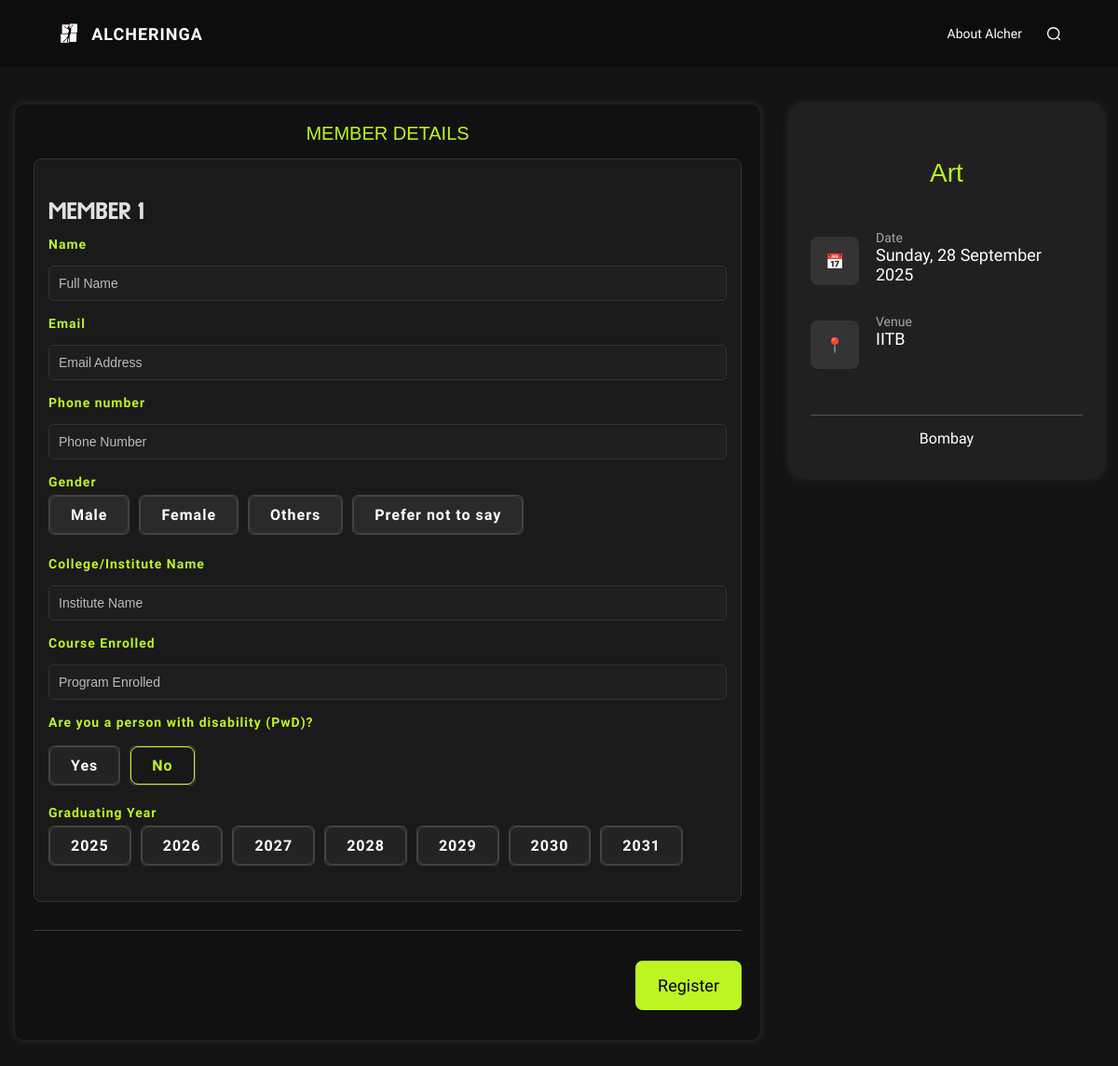
Page /competitions/Bombay/Art/register on the committed database.
### core/models.py (models this page shows, shortened)
class Event(models.Model):
    EVENT_TYPE_CHOICES = [
        ('solo', 'Solo'),
        ('team', 'Team'),
    ]
    name = models.CharField(max_length=200)
    event_type = models.CharField(max_length=10, choices=EVENT_TYPE_CHOICES, default='solo')
    min_participants = models.PositiveIntegerField(null=True, blank=True)
    max_participants = models.PositiveIntegerField(null=True, blank=True)
    description = models.TextField(default= "none")
    deadline = models.DateField(null=True, blank=True)
    event_date = models.DateField(null=True, blank=True)
    city = models.ForeignKey(City, on_delete=models.CASCADE, related_name='event_set', null=True, blank=True)
    image = models.ImageField(
        upload_to="image_uploads/event_pic/", default='ropar.png',null=True, blank=True,help_text="Upload an image representing this event"
    )

class City(models.Model):
    name = models.CharField(max_length=100, unique=True)
    events = models.ManyToManyField('Event', related_name='cities')
    venue = models.CharField(max_length=100, default="None")
    time = models.DateField(null=True, blank=True)
    guidelines = models.TextField(default="None")
    image = models.ImageField(
        upload_to="image_uploads/city_pic/", default='ropar.png')
    state = models.CharField(max_length=100,default='None')

### core/views.py (the view)
# urls.py: path('competitions/<str:city_name>/<str:event_name>/register', views.registrationpage, name='registrationpage'),
def registrationpage(request, city_name, event_name):
    city = get_object_or_404(City, name=city_name)
    event = get_object_or_404(Event, name=event_name)
    MemberFormSet = modelformset_factory(
        TeamMember,
        form=MemberForm,
        extra=0
    )  # Use custom form to ensure radio gender without blank option
    team_name_form = None
    team_form = None
    member_formset = None
    form = None
    if request.method == 'POST':
        if event.event_type == 'team':
            team_name_form = TeamName(request.POST)
            team_form = RegistrationForm(request.POST)
            member_formset = MemberFormSet(request.POST, prefix='members')
            print(member_formset)
            if team_name_form.is_valid() and team_form.is_valid() and member_formset.is_valid():
                team_head = team_form.save(commit=False)
                team_head.event = event
                team_head.city = city
                team_head.save()
                team_name = team_name_form.save(commit=False)
                team_name.head = team_head
                team_name.save()
                for formset_form in member_formset:
                    if formset_form.cleaned_data:
                        member = formset_form.save(commit=False)
                        member.head = team_head
                        member.team = team_name
                        member.save()
                send_mail(
                    subject='Team Registration Successful',
                    message=f'Hello {team_head.name},\n\nYou have successfully registered your team for the event "{event.name}" in {city.name}.\n\nThank you for registering!',
                    from_email=settings.EMAIL_HOST_USER,
                    recipient_list=[team_head.email],
                    fail_silently=False,
                )
                return render(request, 'core/thank_you.html')
        else:
            form = RegistrationForm(request.POST)
            if form.is_valid():
                registration = form.save(commit=False)
                registration.event = event
                registration.city = city
                registration.save()
                send_mail(
                    subject='Registration Successful',
                    message=f'Hello {registration.name},\n\nYou have successfully registered for the event "{event.name}" in {city.name}.\n\nThank you for registering!',
                    from_email=settings.EMAIL_HOST_USER,
                    recipient_list=[registration.email],
                    fail_silently=False,
                )
                return render(request, 'core/thank_you.html')
    else:
        if event.event_type == 'team':
            team_name_form = TeamName()
            team_form = RegistrationForm()
            member_formset = MemberFormSet(queryset=TeamMember.objects.none(), prefix='members')
        else:
            form = RegistrationForm()
    return render(request, 'core/register_form.html', {
        'form': form,
        'team_form': team_form,
        'team_name_form': team_name_form,
        'event': event,
        'city': city,
        'member_formset': member_formset,
        'min_participants': event.min_participants,
        'max_participants': event.max_participants,
    })

### templates/core/register_form.html (shortened to what this page needs)
{% load static %}
<!DOCTYPE html>
<html lang="en">
<head>
  <link rel="stylesheet" type="text/css" href="{% static 'core/styles.css' %}">
  <link rel="stylesheet" type="text/css" href="{% static 'core/style.css' %}">
  <link rel="stylesheet" href="{% static 'core/landing/landing.css' %}">
  <link rel="stylesheet" href="{% static 'core/landing/cfa.css' %}" />
  <link rel="stylesheet" href="https://cdn.jsdelivr.net/npm/toastify-js/src/toastify.min.css">
  <link rel="stylesheet" type="text/css" href="{% static 'core/register.css' %}">
</head>
<body>
<header class="navbar">
  <div class="navbar-header">
    <div class="navbar-left">
      <img src="{% static 'core/landing/logo.png' %}" class="logo" alt="Logo" />
      <span>ALCHERINGA</span>
    </div>
  </div>
  <div class="navbar-right" id="nav-menu">
    <a href="#about">About Alcher</a>
    <img src="{% static 'core/landing/search.svg' %}" class="search-icon" alt="Search" />
  </div>
</header>
<div class="page-wrap">
  <main>
    <form method="post" action="{% url 'registrationpage' city.name event.name %}" novalidate>
      <div class="card">
        <h2 class="section-title">Member Details</h2>
        <div class="member-card">
          <h3 class="member-heading">Member 1</h3>
          <div class="field">
            <label>Name</label>
            {% if event.event_type == 'team' %}
              {{ team_form.name }}
            {% else %}
              {{ form.name }}
            {% endif %}
          </div>
          <div class="field"><label>Email</label>
            {% if event.event_type == 'team' %}
              {{ team_form.email.as_widget }}
            {% else %}
              {{ form.email.as_widget }}
            {% endif %}
          </div>
          <div class="field"><label>Phone number</label>
            {% if event.event_type == 'team' %}
              {{ team_form.phone_no.as_widget }}
            {% else %}
              {{ form.phone_no.as_widget }}
            {% endif %}
          </div>
          <div class="field gender">
            <label>Gender</label>
            <div class="gender-group">
              {% if event.event_type == 'team' %}
                {% for radio in team_form.gender %}
                  <label class="gender-box">{{ radio.tag }} <span>{{ radio.choice_label }}</span></label>
                {% endfor %}
              {% else %}
                {% for radio in form.gender %}
                  <label class="gender-box">{{ radio.tag }} <span>{{ radio.choice_label }}</span></label>
                {% endfor %}
              {% endif %}
            </div>
          </div>
          <div class="field"><label>College/Institute Name</label>
            {% if event.event_type == 'team' %}
              {{ team_form.institute_name.as_widget }}
            {% else %}
              {{ form.institute_name.as_widget }}
            {% endif %}
          </div>
          <div class="field"><label>Course Enrolled</label>
            {% if event.event_type == 'team' %}
              {{ team_form.program_enrolled.as_widget }}
            {% else %}
              {{ form.program_enrolled.as_widget }}
            {% endif %}
          </div>
          <div class="field disability">
            <label>Are you a person with disability (PwD)?</label>
            <div class="disability-group">
              {% if event.event_type == 'team' %}
                {% for radio in team_form.is_disabled %}
                  <label class="disability-box">{{ radio.tag }} <span>{{ radio.choice_label }}</span></label>
                {% endfor %}
              {% else %}
                {% for radio in form.is_disabled %}
                  <label class="disability-box">{{ radio.tag }} <span>{{ radio.choice_label }}</span></label>
                {% endfor %}
              {% endif %}
            </div>
          </div>
          <div class="field year">
            <label>Graduating Year</label>
            <div class="year-group">
              {% if event.event_type == 'team' %}
                {% for radio in team_form.year_of_passing %}
                  <label class="year-box">{{ radio.tag }} <span>{{ radio.choice_label }}</span></label>
                {% endfor %}
              {% else %}
                {% for radio in form.year_of_passing %}
                  <label class="year-box">{{ radio.tag }} <span>{{ radio.choice_label }}</span></label>
                {% endfor %}
              {% endif %}
            </div>
          </div>
        </div>
        {% if event.event_type == 'team' %}
          {{ member_formset.management_form }}
          <div id="members-container">
            {% for mform in member_formset %}
            <div class="member-card" data-member-index="{{ forloop.counter }}">
              <div class="member-header">
                <h3>Member {{ forloop.counter|add:1 }}</h3>
                <button type="button" class="remove-member-btn" data-remove>
                  <i class="fas fa-trash"></i> Remove
                </button>
              </div>
              <div class="field"><label>Name</label> {{ mform.name}}</div>
              <div class="field"><label>Email</label> {{ mform.email }}</div>
              <div class="field"><label>Phone number</label> {{ mform.phone_no }}</div>
              <div class="field gender">
                <label>Gender</label>
                <div class="gender-group">
                  {% for radio in mform.gender %}
                  <label class="gender-box">{{ radio.tag }} <span>{{ radio.choice_label }}</span></label>
                  {% endfor %}
                </div>
              </div>
              <div class="field"><label>College/Institute Name</label> {{ mform.institute_name}}</div>
              <div class="field"><label>Course Enrolled</label> {{ mform.program_enrolled }}</div>
              <div class="field disability">
                <label>PwD</label>
                <div class="disability-group">
                  {% for radio in mform.is_disabled %}
                  <label class="disability-box">{{ radio.tag }} <span>{{ radio.choice_label }}</span></label>
                  {% endfor %}
                </div>
              </div>
              <div class="field year">
                <label>Graduating Year</label>
                <div class="year-group">
                  {% for radio in mform.year_of_passing %}
                  <label class="year-box">{{ radio.tag }} <span>{{ radio.choice_label }}</span></label>
                  {% endfor %}
                </div>
              </div>
            </div>
            {% endfor %}
          </div>
          <template id="empty-member-template">
            <div class="member-card" data-member-index="__NUM__">
              <div class="member-header">
                <h3>MEMBER __NUM__</h3>
                <button type="button" class="remove-member-btn" data-remove>
                  <i class="fas fa-trash"></i> Remove
                </button>
              </div>
              <div class="field"><label>Name</label> {{ member_formset.empty_form.name|safe }}</div>
              <div class="field"><label>Email</label> {{ member_formset.empty_form.email|safe }}</div>
              <div class="field"><label>Phone number</label> {{ member_formset.empty_form.phone_no|safe }}</div>
              <div class="field gender">
                <label>Gender</label>
                <div class="gender-group">
                  {% for radio in member_formset.empty_form.gender %}
                  <label class="gender-box">{{ radio.tag }} <span>{{ radio.choice_label }}</span></label>
                  {% endfor %}
                </div>
              </div>
              <div class="field"><label>College/Institute Name</label> {{ member_formset.empty_form.institute_name.as_widget|safe }}</div>
              <div class="field"><label>Course Enrolled</label> {{ member_formset.empty_form.program_enrolled.as_widget|safe }}</div>
              <div class="field disability">
                <label>PwD</label>
                <div class="disability-group">
                  {% for radio in member_formset.empty_form.is_disabled %}
                  <label class="disability-box">{{ radio.tag }} <span>{{ radio.choice_label }}</span></label>
                  {% endfor %}
                </div>
              </div>
              <div class="field year">
                <label>Graduating Year</label>
                <div class="year-group">
                  {% for radio in member_formset.empty_form.year_of_passing %}
                  <label class="year-box">{{ radio.tag }} <span>{{ radio.choice_label }}</span></label>
                  {% endfor %}
                </div>
              </div>
            </div>
          </template>
          <div class="actions">
            <button id="add-member" type="button" class="add-member-btn">
              <i class="fas fa-plus"></i> Add Member
            </button>
            <button type="submit" class="register-btn">Register</button>
          </div>
        {% else %}
          <div class="actions" style="justify-content:flex-end;">
            <button type="submit" class="register-btn">Register</button>
          </div>
        {% endif %}
      </div>
    </form>
  </main>
  <aside class="sidebar">
    <div class="card">
      <h3 class="section-title">{{ event.name }}</h3>
      <ul class="meta">
        <li>
          <div class="meta-icon">📅</div>
          <div class="meta-about"><div class="info">Date</div>{{ city.time|date:'l, d F Y' }}</div>
        </li>
        <li>
          <div class="meta-icon">📍</div>
          <div class="meta-about"><div class="info">Venue</div>{{ city.venue }}</div>
        </li>
        <div class="meta-city"><li><span>{{ city.name }}</span></li></div>
      </ul>
    </div>
  </aside>
</div>
</body>
</html>

### rows in the picture
Event: name "Art"
City: time "Sunday, 28 September 2025", venue "IITB", name "Bombay"

### other values in the picture
{{ radio.choice_label }} "Male" "Female" "Others" "Prefer not to say"
{{ radio.choice_label }} "Yes" "No"
{{ radio.choice_label }} "2025" "2026" "2027" "2028" "2029" "2030" "2031"
